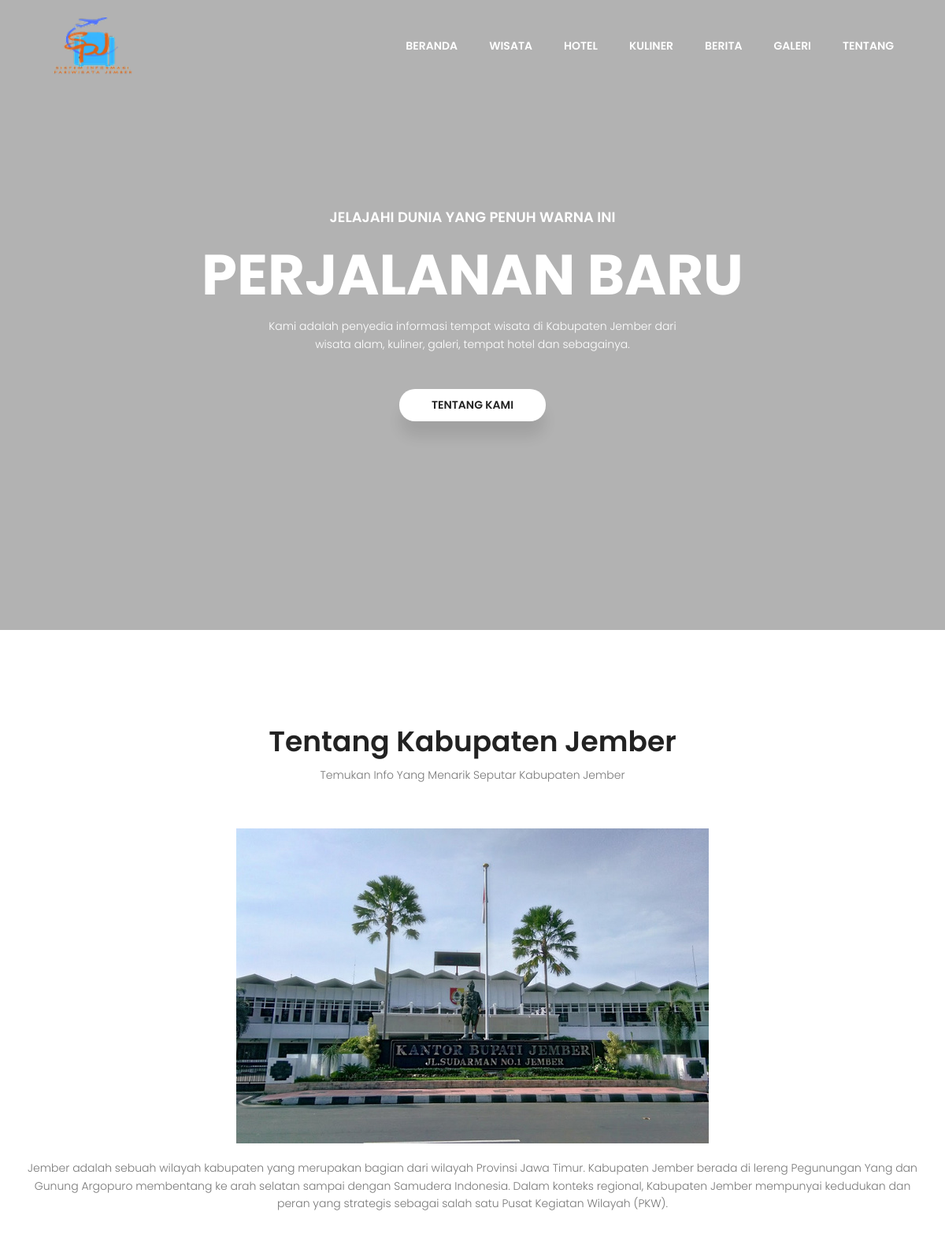
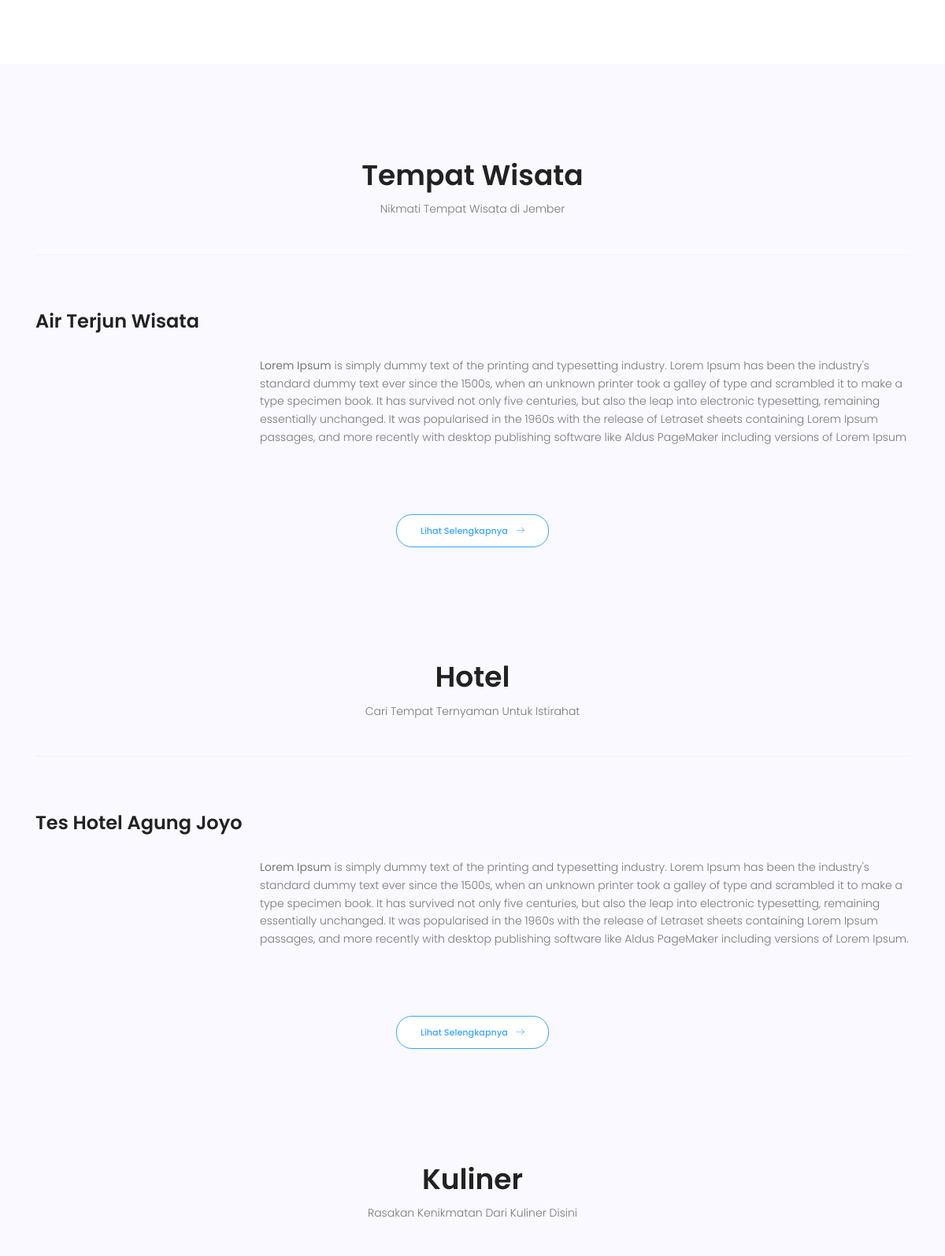
The page / (upper part) on the database its author committed (2 pictures, top to bottom).
### tables this page shows
CREATE TABLE `tb_wisata` (
  `idWisata` int(11) NOT NULL,
  `namaWisata` varchar(70) NOT NULL,
  `deskripsi` text NOT NULL,
  `gambar` text NOT NULL
);

CREATE TABLE `tb_hotel` (
  `idHotel` int(11) NOT NULL,
  `namaHotel` varchar(70) NOT NULL,
  `deskripsi` text NOT NULL,
  `gambar` text NOT NULL
);

### index.php (the view, shortened to what this page needs)
<?php include 'koneksi.php'; ?>
<!DOCTYPE html>
<html lang="en" class="no-js">
<head>
	<link rel="stylesheet" href="assets/css/linearicons.css">
	<link rel="stylesheet" href="assets/css/font-awesome.min.css">
	<link rel="stylesheet" href="assets/css/bootstrap.css">
	<link rel="stylesheet" href="assets/css/magnific-popup.css">
	<link rel="stylesheet" href="assets/css/animate.min.css">
	<link rel="stylesheet" href="assets/css/owl.carousel.css">
	<link rel="stylesheet" href="assets/css/main.css">
</head>
<body>
	<section class="banner-area" id="home">
		<header class="default-header">
			<nav class="navbar navbar-expand-lg navbar-light">
				<div class="container">
					<a class="navbar-brand" href="index.php">
						<img src="assets/images/spj4.PNG" width="150px" height="90px" alt="">
					</a>
					<div class="collapse navbar-collapse justify-content-end align-items-center" id="navbarSupportedContent">
						<ul class="navbar-nav">
							<li><a href="index.php">Beranda</a></li>
							<li><a href="pages/wisata/wisata.php">Wisata</a></li>
							<li><a href="pages/hotel/hotel.php">Hotel</a></li>
							<li><a href="pages/kuliner/kuliner.php">Kuliner</a></li>
							<li><a href="pages/event/event.php">Berita</a></li>
							<li><a href="pages/galeri/galeri.php">Galeri</a></li>
							<li><a href="pages/tentang/tentang.php">Tentang</a></li>
						</ul>
					</div>
				</div>
			</nav>
		</header>
	</section>
	<section class="default-banner active-blog-slider">
		<div class="item-slider relative" style="background: url(assets/img/slider2.jpg);background-size: cover;">
			<div class="container">
				<div class="row fullscreen justify-content-center align-items-center">
					<div class="col-md-10 col-12">
						<div class="banner-content text-center">
							<h4 class="text-white mb-20 text-uppercase">Jelajahi Dunia Yang Penuh Warna Ini</h4>
							<h1 class="text-uppercase text-white">Perjalanan Baru</h1>
							<p class="text-white">Kami adalah penyedia informasi tempat wisata di Kabupaten Jember dari <br>
								wisata alam, kuliner, galeri, tempat hotel dan sebagainya.</p>
							<a href="pages/tentang/tentang.php" class="text-uppercase header-btn">Tentang Kami</a>
						</div>
					</div>
				</div>
			</div>
		</div>
	</section>
	<section class="info-area section-gap" id="about">
        <div class="container">
            <div class="row d-flex justify-content-center">
                <div class="menu-content pb-40 col-lg-8">
                    <div class="title text-center">
                        <h1 class="mb-10">Tentang Kabupaten Jember</h1>
                        <p>Temukan Info Yang Menarik Seputar Kabupaten Jember</p>
                    </div>
                </div>
            </div>
            <div class="row justify-content-center d-flex">
                <img class="img-fluid" src="assets/images/kantorbupati.jpg" alt="">
                <div class="caption text-center mt-20">
					<p>Jember adalah sebuah wilayah kabupaten yang merupakan bagian dari wilayah Provinsi
                        Jawa Timur. Kabupaten Jember berada di lereng Pegunungan Yang dan Gunung Argopuro
                        membentang ke arah selatan sampai dengan Samudera Indonesia. Dalam konteks
                        regional, Kabupaten Jember mempunyai kedudukan dan peran yang strategis sebagai
                        salah satu Pusat Kegiatan Wilayah (PKW).</p>
				</div>
            </div>
        </div>
    </section>
	<section class="project-area section-gap" id="project">
		<div class="container">
			<div class="row d-flex justify-content-center">
				<div class="menu-content pb-30 col-lg-8">
					<div class="title text-center">
						<h1 class="mb-10">Tempat Wisata</h1>
						<p>Nikmati Tempat Wisata di Jember</p>
					</div>
				</div>
			</div>
			<?php
				$sql = "SELECT * FROM tb_wisata ORDER BY idWisata DESC LIMIT 2";
				$query = mysqli_query($con, $sql);
				$count = 0;
				while ($data = mysqli_fetch_array($query)) {
					$count = $count + 1;
					if ($count % 2 == 0) { ?>
						<div class="section-top-border text-right">
					<?php } else { ?>
						<div class="section-top-border">
					<?php } ?>
					<h3 class="mb-30"><?= $data['namaWisata']; ?></h3>
					<div class="row">
						<div class="col-md-3">
						</div>
						<div class="col-md-9 mt-sm-20">
							<?= htmlspecialchars_decode($data['deskripsi']); ?>
						</div>
					</div>
				</div>
			<?php } ?>
			<div class="row d-flex justify-content-center">
				<div class="menu-content pb-30 col-lg-8">
					<div class="title text-center">
						<a href="pages/wisata/wisata.php" class="genric-btn info-border circle arrow">Lihat Selengkapnya<span class="lnr lnr-arrow-right"></span></a>
					</div>
				</div>
			</div> <br><br><br><br><br>
			<div class="row d-flex justify-content-center">
				<div class="menu-content pb-30 col-lg-8">
					<div class="title text-center">
						<h1 class="mb-10">Hotel</h1>
						<p>Cari Tempat Ternyaman Untuk Istirahat</p>
					</div>
				</div>
			</div>
			<?php
				$sql = "SELECT * FROM tb_hotel ORDER BY idHotel DESC LIMIT 2";
				$query = mysqli_query($con, $sql);
				$count = 0;
				while ($data = mysqli_fetch_array($query)) {
					$count = $count + 1;
					if ($count % 2 == 0) { ?>
						<div class="section-top-border text-right">
					<?php } else { ?>
						<div class="section-top-border">
					<?php } ?>
					<h3 class="mb-30"><?= $data['namaHotel']; ?></h3>
					<div class="row">
						<div class="col-md-3">
						</div>
						<div class="col-md-9 mt-sm-20">
							<?= htmlspecialchars_decode($data['deskripsi']); ?>
						</div>
					</div>
				</div>
			<?php } ?>
			<div class="row d-flex justify-content-center">
				<div class="menu-content pb-30 col-lg-8">
					<div class="title text-center">
						<a href="pages/hotel/hotel.php" class="genric-btn info-border circle arrow">Lihat Selengkapnya<span class="lnr lnr-arrow-right"></span></a>
					</div>
				</div>
			</div> <br><br><br><br><br>
			<div class="row d-flex justify-content-center">
				<div class="menu-content pb-30 col-lg-8">
					<div class="title text-center">
						<h1 class="mb-10">Kuliner</h1>
						<p>Rasakan Kenikmatan Dari Kuliner Disini</p>
					</div>
				</div>
			</div>
		</div>
	</section>
</body>
</html>

### assets/css/main.css (style rules this page uses)
body { color: #777777; font-family: "Poppins", sans-serif; font-size: 14px; font-weight: 300; line-height: 1.625em; position: relative; }
ol, ul { margin: 0; padding: 0; list-style: none; }
a { -webkit-transition: all 0.3s ease 0s; -moz-transition: all 0.3s ease 0s; -o-transition: all 0.3s ease 0s; transition: all 0.3s ease 0s; }
a, a:focus, a:hover { text-decoration: none; outline: 0; }
h1, h2, h3, h4, h5, h6 { font-family: "Poppins", sans-serif; color: #222222; line-height: 1.2em !important; margin-bottom: 0; margin-top: 0; font-weight: 600; }
h1, .h1 { font-size: 36px; }
h3, .h3 { font-size: 24px; }
h4, .h4 { font-size: 18px; }
.mt-20 { margin-top: 20px; }
.mb-10 { margin-bottom: 10px; }
.mb-20 { margin-bottom: 20px; }
.mb-30 { margin-bottom: 30px; }
.pb-30 { padding-bottom: 30px; }
.pb-40 { padding-bottom: 40px; }
.text-white { color: #fff; }
.text-center { text-align: center; }
.relative { position: relative; }
h1 { font-size: 36px; }
h3 { font-size: 24px; }
h4 { font-size: 18px; }
h1, h2, h3, h4, h5, h6 { line-height: 1.5em; }
.genric-btn { display: inline-block; outline: none; line-height: 40px; padding: 0 30px; font-size: .8em; text-align: center; text-decoration: none; font-weight: 500; cursor: pointer; -webkit-transition: all 0.3s ease 0s; -moz-transition: all 0.3s ease 0s; -o-transition: all 0.3s ease 0s; transition: all 0.3s ease 0s; }
.genric-btn.circle { border-radius: 20px; }
.genric-btn.arrow { display: -webkit-inline-box; display: -ms-inline-flexbox; display: inline-flex; -webkit-box-align: center; -ms-flex-align: center; align-items: center; }
.genric-btn.arrow span { margin-left: 10px; }
.genric-btn.info-border { color: #38a4ff; border: 1px solid #38a4ff; background: #fff; }
.default-header { position: absolute; top: 0; left: 0; width: 100%; z-index: 9; }
.navbar-nav a { text-transform: uppercase; font-weight: 600; color: #fff; padding: 20px; }
.section-gap { padding: 120px 0; }
.default-header { background-color: transparent; width: 100% !important; }
.default-banner { margin-top: -48px; }
.default-banner h1 { color: #222; font-size: 72px; font-weight: 700; line-height: 1em; margin-bottom: 10px; }
.header-btn { background-color: #fff; padding: 8px 40px; font-weight: 600; color: #222; box-shadow: 0px 20px 20px 0px rgba(0, 0, 0, 0.1); border: 1px solid transparent; border-radius: 20px; margin-top: 30px; display: inline-block; }
.project-area { background-color: #f9f9ff; }
.section-top-border { padding: 70px 0; border-top: 1px dotted #eee; }

### rows shown on the page
tb_wisata: namaWisata "Air Terjun Wisata", deskripsi "Lorem Ipsum is simply dummy text of the printing and typesetting industry. Lorem Ipsum has been the industry's standard dummy text ever since the 1500s, when an unknown printer took a galley of type and scrambled it to make a type specimen book. It has survived not only five centuries, but also the leap into electronic typesetting, remaining essentially unchanged. It was popularised in the 1960s with the release of Letraset sheets containing Lorem Ipsum passages, and more recently with desktop publishing software like Aldus PageMaker including versions of Lorem Ipsum"
tb_hotel: namaHotel "Tes Hotel Agung Joyo", deskripsi "Lorem Ipsum is simply dummy text of the printing and typesetting industry. Lorem Ipsum has been the industry's standard dummy text ever since the 1500s, when an unknown printer took a galley of type and scrambled it to make a type specimen book. It has survived not only five centuries, but also the leap into electronic typesetting, remaining essentially unchanged. It was popularised in the 1960s with the release of Letraset sheets containing Lorem Ipsum passages, and more recently with desktop publishing software like Aldus PageMaker including versions of Lorem Ipsum."
